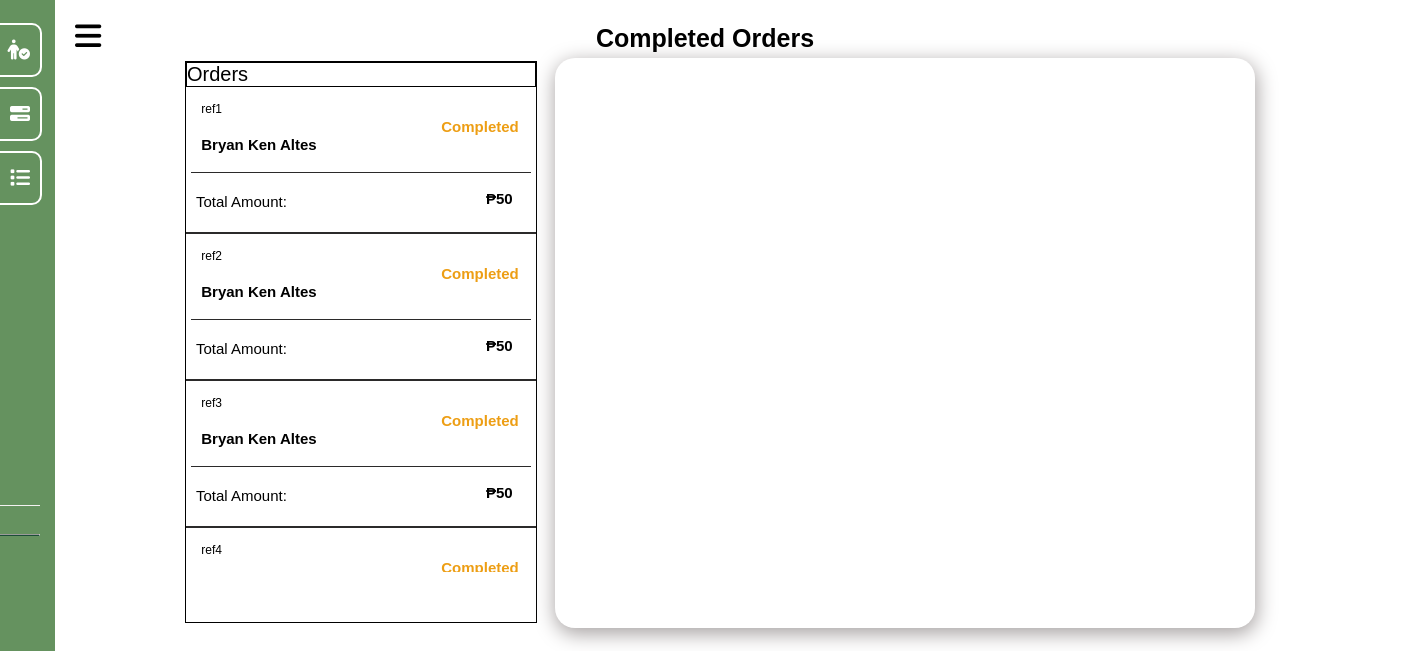
Page /adminAccount/completedOrders.php on the committed database.
### tables this page shows
CREATE TABLE `tblordercheckout` (
  `OrderNumber` int NOT NULL,
  `OrderRefNumber` varchar(100) NOT NULL,
  `OrderDate` datetime NOT NULL,
  `UserID` varchar(25) NOT NULL,
  `address` varchar(100) NOT NULL,
  `contact` int NOT NULL,
  `email` varchar(100) NOT NULL,
  `shippingFee` int DEFAULT '0'
);

CREATE TABLE `tblorderstatus` (
  `OrderRefNumber` varchar(100) NOT NULL,
  `Status` varchar(100) NOT NULL
);

### adminAccount/completedOrders.php (the view, shortened to what this page needs)
<!DOCTYPE html>
<html>
<head>
    <link rel="stylesheet" href="https://cdnjs.cloudflare.com/ajax/libs/font-awesome/6.3.0/css/all.min.css" />
    <link rel="stylesheet" href="../css/style.css">
</head>
<body>
    <div class="log">
        <?php include('../includesPHP/database.php')?>
    </div>
    <div class="admin-side">
        <div class="admin-side-header">
            <a class="admin-side-toggle-btn" onclick="adminSideToggleBtnFunction()">
                <i class="fa-solid fa-bars"></i>
            </a>
            <p class="admin-side-title">Completed Orders</p>
        </div>
        <div id="admin-side-nav">
            <div class="admin-side-content-icn">
                <a class="forLink" href="../adminAccount/index.php">
                    <i id="admin-side-icn" class="fa-solid fa-person-circle-check"></i>
                </a>
            </div>
            <div class="admin-side-content-icn" >
                <a class="forLink" href="../adminAccount/processingOrders.php">
                    <i id="admin-side-icn" class="fa-solid fa-bars-progress"></i>
                </a>
            </div>
            <div class="admin-side-content-icn">
                <a class="forLink" href="../adminAccount/completedOrders.php">
                    <i id="admin-side-icn" class="fa-solid fa-list"></i>
                </a>
            </div>
            <div class="admin-side-footer">
                <hr class="sep1">
                <p class="admin-side-setting" onclick="signOut()">sign out</p>
            </div>
        </div>
        <br>
        <div id="admin-account-con">
            <div class="admin-orders-con">
                <div class="admin-orders-header">
                    <p>Orders</p>
                </div>
                <div class="admin-orders-content">
                    <table>
                    <?php
                    $sql = "SELECT a.OrderRefNumber, a.UserID, CONCAT(b.FirstName, ' ' , b.LastName) AS Fullname, c.Status
                    FROM tblordercheckout AS a
                    JOIN tblcustomerinformation AS b ON a.UserID = b.UserID
                    JOIN tblorderstatus As c ON c.OrderRefNumber = a.OrderRefNumber";
                    $result = $conn->query($sql);
                    if (mysqli_num_rows($result) > 0) {
                        while ($row = mysqli_fetch_assoc($result)) {
                            $refNumber = $row['OrderRefNumber'];
                            $Fullname = $row['Fullname'];
                            $Status = $row['Status'];
                            echo "<tr>
                                    <div class='admin-orders' name='$refNumber' id ='$refNumber' onclick='adminOrderList(\"$refNumber\",\"$Fullname\")'>
                                        <div class='orders-info'>
                                            <div class='info-divider'>
                                                <p class='adn-order-refno'>$refNumber</p>
                                                <p class='adn-order-client'>$Fullname</p>
                                                <p class='adn-order-stats'>$Status</p>
                                            </div>
                                        <p class='adn-order-total-lbl'>Total Amount:</p>
                                        <p class='adn-order-total'>₱50</p>
                                        </div>
                                    </div>
                                </tr>";
                        }
                    }
                    ?>
                    </table>
                </div>
            </div>
            <div class="admin-client-order" id="Admin-OrderList">
            </div>
        </div>
    </div>
</body>
</html>

### rows in the picture
tblordercheckout: OrderRefNumber "ref1", Fullname "Bryan Ken Altes", tblorderstatus.Status "Completed"
tblordercheckout: OrderRefNumber "ref2", Fullname "Bryan Ken Altes", tblorderstatus.Status "Completed"
tblordercheckout: OrderRefNumber "ref3", Fullname "Bryan Ken Altes", tblorderstatus.Status "Completed"
tblordercheckout: OrderRefNumber "ref4", tblorderstatus.Status "Completed"
